Frame 1 (no input): blank canvas, image omitted
Frame 60 (the mouse pressed at the canvas centre just before this capture): blank canvas, image omitted
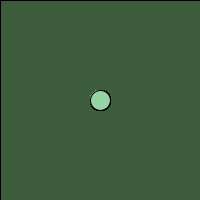
Frame 120 (the mouse held since frame 60 and released just before this capture)

The Processing sketch whose frames 1 and 60 were blank and that drew this single picture after the mouse press (run headless with seeded random() and noise(); from frame 60 on, the mouse is pressed at the canvas centre):

// Processing sketch: processing_12128
// ── processing_12128.pde

int shapeN = 0;
float col = 0, col2 = 0, col3 = 0;

void setup() {
  size(200, 200);
  background(0);
}

void draw() {
  fill(col, col2, col3, 2);
  rect(0, 0, width, height);
  fill(random(0, 255), random(0, 255), random(0, 255));
  if (pmouseX == 0 || mouseX == 0)
    return;
  if (dist(mouseX, mouseY, pmouseX, pmouseY) > 10)
    rect(pmouseX, pmouseY, 20, 20);
  fill(col, col2, col3);
  switch(shapeN) {
  case 0:
    ellipse(mouseX, mouseY, 20, 20);
    break;
  case 1:
    rect(mouseX, mouseY, 20, 20);
    break;
  case 2:
    triangle(round(mouseX), round(mouseY - 20), round(mouseX - 10), round(mouseY), round(mouseX + 10), round(mouseY + 10));
    break;
  }
}

void mousePressed() {
  if (mouseButton == LEFT) {
    shapeN++;
    if (shapeN == 3)
      shapeN = 0;
  } else {
    col = random(0, 255);
    col2 = random(0, 255);
    col3 = random(0, 255);
  }
}

void mouseDragged() {
  if (mouseButton == LEFT) {
    fill(random(0, 255), random(0, 255), random(0, 255));
    rect(0, 0, 200, 200);
  }
}
